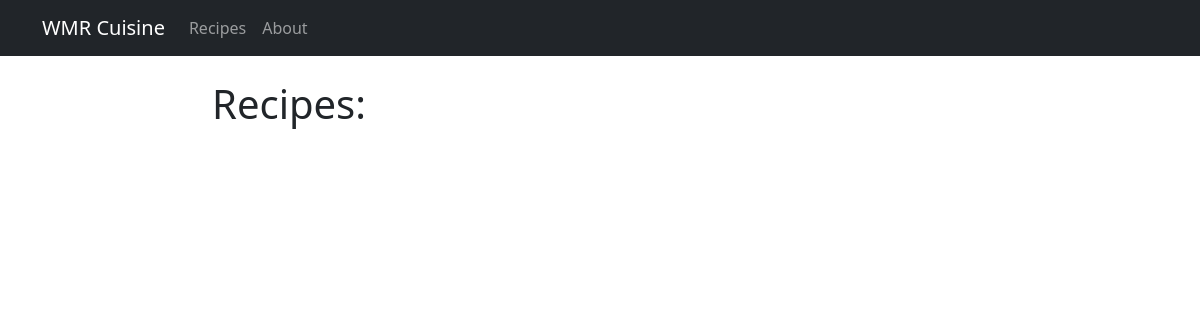
Before: / with the older database file.
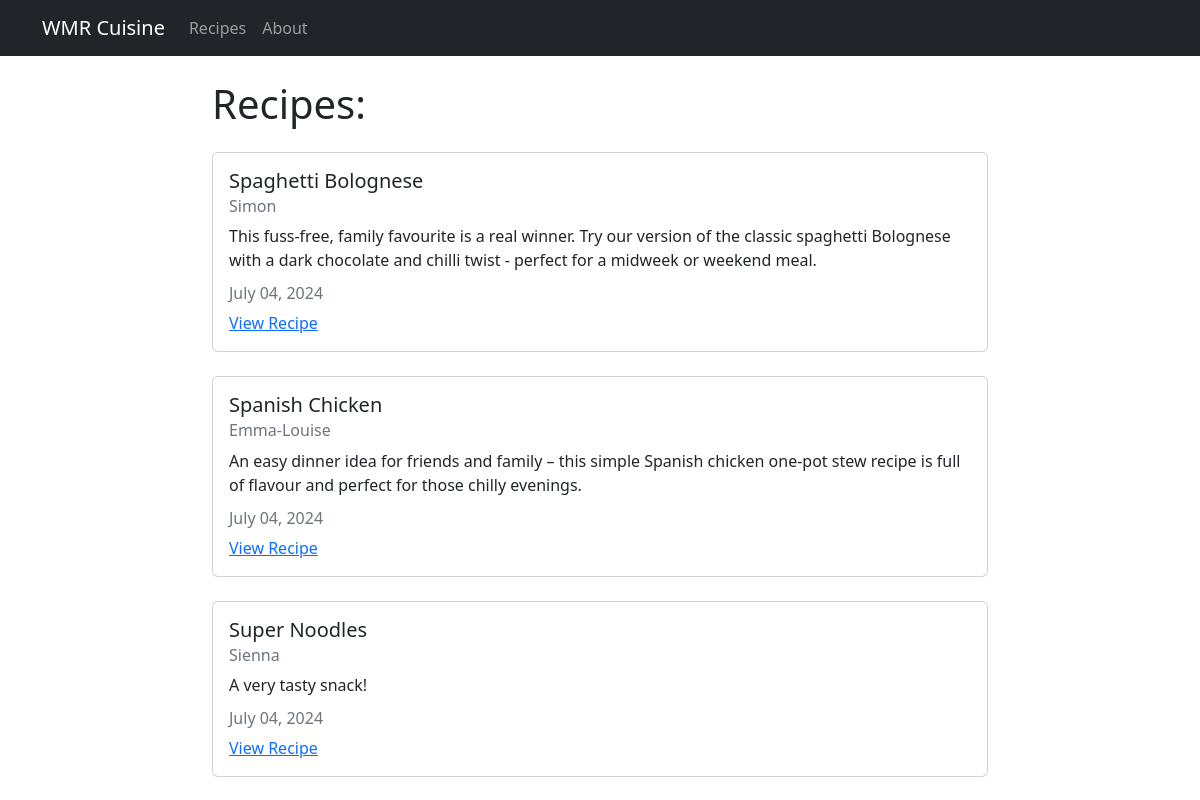
After: the same page with the newer database file.
### recipes/models.py (models this page shows, shortened)
class Recipe(models.Model):
    title = models.CharField(max_length=100)
    description = models.TextField()
    author = models.ForeignKey(User, on_delete=models.CASCADE)
    created_at = models.DateTimeField(auto_now_add=True)
    updated_at = models.DateTimeField(auto_now=True)

### recipes/views.py (the view)
# urls.py: 2. Add a URL to urlpatterns:  path('', views.home, name='home')
def home(request):
    recipes = models.Recipe.objects.all()
    context = {
        'recipes': recipes
    }
    return render(request, "recipes/home.html", context)

### recipes/templates/recipes/home.html
{% extends "recipes/base.html" %}
{% block content %}
<h1>Recipes:</h1>
{% for recipe in recipes %}
<div class="card my-4">
  <div class="card-body">
    <h5 class="card-title">{{ recipe.title }}</h5>
    <h6 class="card-subtitle mb-2 text-muted">{{ recipe.author }}</h6>
    <p class="card-text">{{ recipe.description }}</p>
    <h6 class="card-subtitle mb-2 text-muted">{{ recipe.updated_at|date:"F d, Y" }}</h6>
    <a href="#" class="card-link">View Recipe</a>
  </div>
</div>
{% endfor %}
{% endblock content %}

### recipes/templates/recipes/base.html (shortened to what this page needs)
<!DOCTYPE html>
<html lang="en">
<head>
    <link href="https://cdn.jsdelivr.net/npm/bootstrap@5.2.0-beta1/dist/css/bootstrap.min.css" rel="stylesheet"
 />
</head>
<body>
    <nav class="navbar navbar-expand-lg navbar-dark bg-dark">
        <div class="container">
            <a class="navbar-brand" href="{% url 'recipes-home' %}">WMR Cuisine</a>
            <div class="collapse navbar-collapse" id="navbarNav">
                <ul class="navbar-nav">
                    <li class="nav-item">
                        <a class="nav-link" aria-current="page" href="{% url 'recipes-home' %}">Recipes</a>
                    </li>
                    <li class="nav-item">
                        <a class="nav-link" href="{% url 'recipes-about' %}">About</a>
                    </li>
                </ul>
            </div>
        </div>
    </nav>
    <div class="container mt-4 col-8">{% block content %} {% endblock %}</div>
</body>
</html>

Changed rows visible on the page:
added Recipe: title "Spaghetti Bolognese", author "Simon", description "This fuss-free, family favourite is a real winner. Try our version of the classic spaghetti Bolognese with a dark chocolate and chilli twist - perfect for a midweek or weekend meal.", updated_at "July 04, 2024"
added Recipe: title "Spanish Chicken", author "Emma-Louise", description "An easy dinner idea for friends and family – this simple Spanish chicken one-pot stew recipe is full of flavour and perfect for those chilly evenings.", updated_at "July 04, 2024"
added Recipe: title "Super Noodles", author "Sienna", description "A very tasty snack!", updated_at "July 04, 2024"
